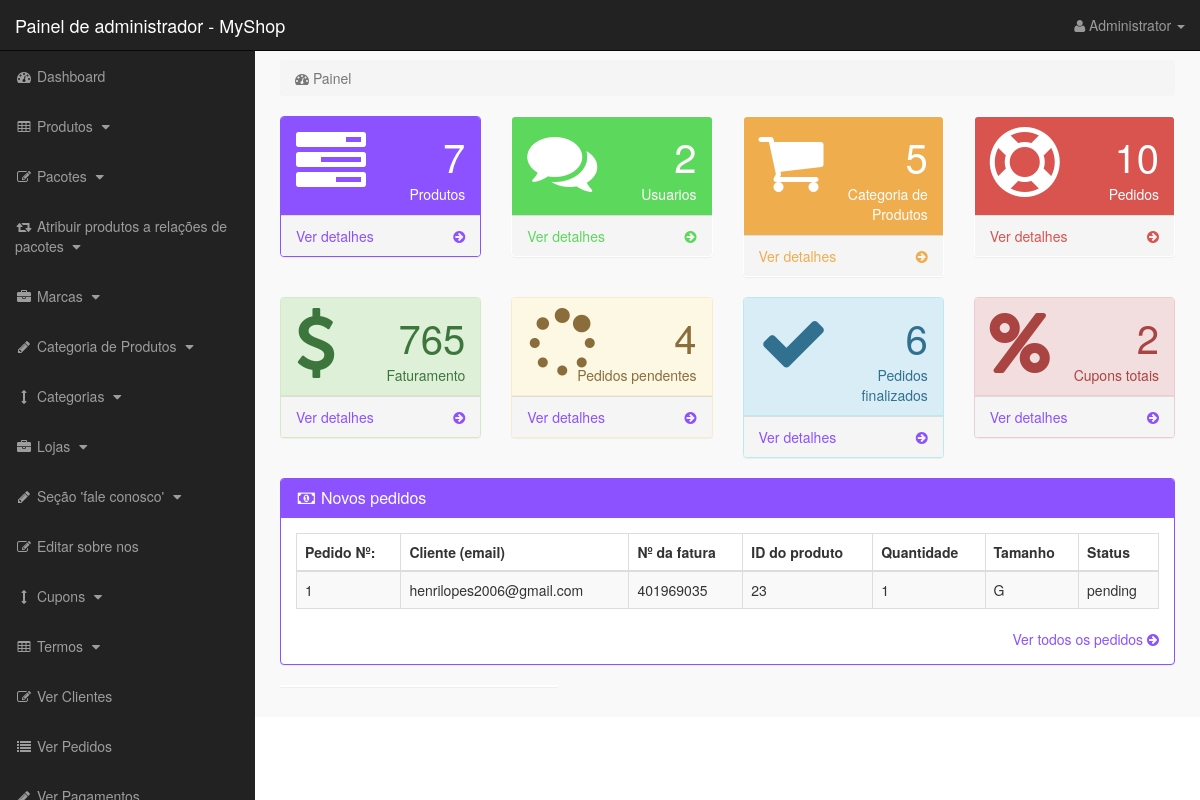
The page /admin_area/index.php?dashboard (signed in) on the database its author committed.
### tables this page shows
CREATE TABLE IF NOT EXISTS `pending_orders` (
  `order_id` int(10) NOT NULL AUTO_INCREMENT,
  `customer_id` int(10) NOT NULL,
  `invoice_no` int(10) NOT NULL,
  `product_id` text NOT NULL,
  `qty` int(10) NOT NULL,
  `size` text NOT NULL,
  `order_status` text NOT NULL,
  PRIMARY KEY (`order_id`)
);

CREATE TABLE IF NOT EXISTS `customers` (
  `customer_id` int(10) NOT NULL AUTO_INCREMENT,
  `customer_name` varchar(255) NOT NULL,
  `customer_email` varchar(255) NOT NULL,
  `customer_pass` varchar(255) NOT NULL,
  `customer_country` text NOT NULL,
  `customer_city` text NOT NULL,
  `customer_contact` varchar(255) NOT NULL,
  `customer_address` text NOT NULL,
  `customer_image` text NOT NULL,
  `customer_ip` varchar(255) NOT NULL,
  `customer_confirm_code` text NOT NULL,
  PRIMARY KEY (`customer_id`)
);

### admin_area/dashboard.php (the view, shortened to what this page needs)
<?php
if(!isset($_SESSION['admin_email'])){
echo "<script>window.open('login.php','_self')</script>";
}
else {
?>
<div class="row">
<div class="col-lg-12">
<ol class="breadcrumb">
<li class="active">
<i class="fa fa-dashboard"></i> Painel
</li>
</ol>
</div>
</div>
<div class="row">
<div class="col-lg-3 col-md-6">
<div class="panel panel-primary">
<div class="panel-heading">
<div class="row">
<div class="col-xs-3">
<i class="fa fa-tasks fa-5x"> </i>
</div>
<div class="col-xs-9 text-right">
<div class="huge"> <?php echo $count_products; ?> </div>
<div>Produtos</div>
</div>
</div>
</div>
<a href="index.php?view_products">
<div class="panel-footer">
<span class="pull-left"> Ver detalhes </span>
<span class="pull-right"> <i class="fa fa-arrow-circle-right"></i> </span>
<div class="clearfix"></div>
</div>
</a>
</div>
</div>
<div class="col-lg-3 col-md-6">
<div class="panel panel-green">
<div class="panel-heading">
<div class="row">
<div class="col-xs-3">
<i class="fa fa-comments fa-5x"> </i>
</div>
<div class="col-xs-9 text-right">
<div class="huge"> <?php echo $count_customers; ?> </div>
<div>Usuarios</div>
</div>
</div>
</div>
<a href="index.php?view_customers">
<div class="panel-footer">
<span class="pull-left"> Ver detalhes </span>
<span class="pull-right"> <i class="fa fa-arrow-circle-right"></i> </span>
<div class="clearfix"></div>
</div>
</a>
</div>
</div>
<div class="col-lg-3 col-md-6">
<div class="panel panel-yellow">
<div class="panel-heading">
<div class="row">
<div class="col-xs-3">
<i class="fa fa-shopping-cart fa-5x"> </i>
</div>
<div class="col-xs-9 text-right">
<div class="huge"> <?php echo $count_p_categories; ?> </div>
<div>Categoria de Produtos</div>
</div>
</div>
</div>
<a href="index.php?view_p_cats">
<div class="panel-footer">
<span class="pull-left"> Ver detalhes </span>
<span class="pull-right"> <i class="fa fa-arrow-circle-right"></i> </span>
<div class="clearfix"></div>
</div>
</a>
</div>
</div>
<div class="col-lg-3 col-md-6">
<div class="panel panel-red">
<div class="panel-heading">
<div class="row">
<div class="col-xs-3">
<i class="fa fa-support fa-5x"> </i>
</div>
<div class="col-xs-9 text-right">
<div class="huge"> <?php echo $count_total_orders; ?> </div>
<div>Pedidos</div>
</div>
</div>
</div>
<a href="index.php?view_orders">
<div class="panel-footer">
<span class="pull-left"> Ver detalhes </span>
<span class="pull-right"> <i class="fa fa-arrow-circle-right"></i> </span>
<div class="clearfix"></div>
</div>
</a>
</div>
</div>
</div>
<div class="row">
    <div class="col-lg-3 col-md-6">
        <div class="panel panel-success">
        <div class="panel-heading">
        <div class="row">
        <div class="col-xs-3">
        <i class="fa fa-dollar fa-5x"> </i>
        </div>
        <div class="col-xs-9 text-right">
        <div class="huge"> <?php echo $count_total_earnings ?> </div>
        <div>Faturamento</div>
        </div>
        </div>
        </div>
        <a href="index.php?view_orders">
        <div class="panel-footer">
        <span class="pull-left"> Ver detalhes </span>
        <span class="pull-right"> <i class="fa fa-arrow-circle-right"></i> </span>
        <div class="clearfix"></div>
        </div>
        </a>
        </div>
        </div>
        <div class="col-lg-3 col-md-6">
            <div class="panel panel-warning">
            <div class="panel-heading">
            <div class="row">
            <div class="col-xs-3">
            <i class="fa fa-spinner fa-5x"> </i>
            </div>
            <div class="col-xs-9 text-right">
            <div class="huge"> <?php echo $count_pending_orders ?> </div>
            <div>Pedidos pendentes</div>
            </div>
            </div>
            </div>
            <a href="index.php?view_orders">
            <div class="panel-footer">
            <span class="pull-left"> Ver detalhes </span>
            <span class="pull-right"> <i class="fa fa-arrow-circle-right"></i> </span>
            <div class="clearfix"></div>
            </div>
            </a>
            </div>
            </div>
            <div class="col-lg-3 col-md-6">
                <div class="panel panel-info">
                <div class="panel-heading">
                <div class="row">
                <div class="col-xs-3">
                <i class="fa fa-check fa-5x"> </i>
                </div>
                <div class="col-xs-9 text-right">
                <div class="huge"> <?php echo $count_completed_orders ?> </div>
                <div>Pedidos finalizados</div>
                </div>
                </div>
                </div>
                <a href="index.php?view_orders">
                <div class="panel-footer">
                <span class="pull-left"> Ver detalhes </span>
                <span class="pull-right"> <i class="fa fa-arrow-circle-right"></i> </span>
                <div class="clearfix"></div>
                </div>
                </a>
                </div>
                </div>
                <div class="col-lg-3 col-md-6">
                    <div class="panel panel-danger">
                    <div class="panel-heading">
                    <div class="row">
                    <div class="col-xs-3">
                    <i class="fa fa-percent fa-5x"> </i>
                    </div>
                    <div class="col-xs-9 text-right">
                    <div class="huge"> <?php echo $count_coupons; ?> </div>
                    <div>Cupons totais</div>
                    </div>
                    </div>
                    </div>
                    <a href="index.php?view_orders">
                    <div class="panel-footer">
                    <span class="pull-left"> Ver detalhes </span>
                    <span class="pull-right"> <i class="fa fa-arrow-circle-right"></i> </span>
                    <div class="clearfix"></div>
                    </div>
                    </a>
                    </div>
                    </div>
</div>
<div class="row" >
<div class="col-lg-12" >
<div class="panel panel-primary" >
<div class="panel-heading" >
<h3 class="panel-title" >
<i class="fa fa-money fa-fw" ></i> Novos pedidos
</h3>
</div>
<div class="panel-body" >
<div class="table-responsive" >
<table class="table table-bordered table-hover table-striped" >
<thead>
<tr>
<th>Pedido Nº:</th>
<th>Cliente (email)</th>
<th>Nº da fatura</th>
<th>ID do produto</th>
<th>Quantidade</th>
<th>Tamanho</th>
<th>Status</th>
</tr>
</thead>
<tbody>
<?php
$i = 0;
$get_order = "select * from pending_orders order by 1 DESC LIMIT 0,5";
$run_order = mysqli_query($con,$get_order);
while($row_order=mysqli_fetch_array($run_order)){
$c_id = $row_order['customer_id'];
$invoice_no = $row_order['invoice_no'];
$product_id = $row_order['product_id'];
$qty = $row_order['qty'];
$size = $row_order['size'];
$order_status = $row_order['order_status'];
$i++;
?>
<tr>
<td><?php echo $i; ?></td>
<td>
<?php
$get_customer = "select * from customers where customer_id='$c_id'";
$run_customer = mysqli_query($con,$get_customer);
$row_customer = mysqli_fetch_array($run_customer);
$customer_email = $row_customer['customer_email'];
echo $customer_email;
?>
</td>
<td><?php echo $invoice_no; ?></td>
<td><?php echo $product_id; ?></td>
<td><?php echo $qty; ?></td>
<td><?php echo $size; ?></td>
<td>
<?php
if($order_status=='pending'){
echo $order_status='pending';
}
else {
echo $order_status='Complete';
}
?>
</td>
</tr>
<?php } ?>
</tbody>
</table>
</div>
<div class="text-right" >
<a href="index.php?view_orders" >
Ver todos os pedidos <i class="fa fa-arrow-circle-right" ></i>
</a>
</div>
</div>
</div>
</div>
<div class="col-md-4">
<div class="panel">
</div>
</div>
</div>
<?php } ?>

### admin_area/includes/sidebar.php (shortened to what this page needs)
<?php
if(!isset($_SESSION['admin_email'])){
echo "<script>window.open('login.php','_self')</script>";
}
else {
?>
<nav class="navbar navbar-inverse navbar-fixed-top" >
<div class="navbar-header" >
<a class="navbar-brand" href="index.php?dashboard" >Painel de administrador - MyShop</a>
</div>
<ul class="nav navbar-right top-nav" >
<li class="dropdown" >
<a href="#" class="dropdown-toggle" data-toggle="dropdown" >
<i class="fa fa-user" ></i>
<?php echo $admin_name; ?> <b class="caret" ></b>
</a>
</li>
</ul>
<div class="collapse navbar-collapse navbar-ex1-collapse">
<ul class="nav navbar-nav side-nav">
<li>
<a href="index.php?dashboard">
<i class="fa fa-fw fa-dashboard"></i> Dashboard
</a>
</li>
<li>
<a href="#" data-toggle="collapse" data-target="#products">
<i class="fa fa-fw fa-table"></i> Produtos
<i class="fa fa-fw fa-caret-down"></i>
</a>
</li>
<li>
<a href="#" data-toggle="collapse" data-target="#bundles">
<i class="fa fa-fw fa-edit"></i> Pacotes
<i class="fa fa-fw fa-caret-down"></i>
</a>
</li>
<li>
<a href="#" data-toggle="collapse" data-target="#relations">
<i class="fa fa-fw fa-retweet"></i> Atribuir produtos a relações de pacotes
<i class="fa fa-fw fa-caret-down"></i>
</a>
</li>
<li>
<a href="#" data-toggle="collapse" data-target="#manufacturers">
<i class="fa fa-fw fa-briefcase"></i> Marcas
<i class="fa fa-fw fa-caret-down"></i>
</a>
</li>
<li>
<a href="#" data-toggle="collapse" data-target="#p_cat">
<i class="fa fa-fw fa-pencil"></i> Categoria de Produtos
<i class="fa fa-fw fa-caret-down"></i>
</a>
</li>
<li>
<a href="#" data-toggle="collapse" data-target="#cat">
<i class="fa fa-fw fa-arrows-v"></i> Categorias
<i class="fa fa-fw fa-caret-down"></i>
</a>
</li>
<li>
<a href="#" data-toggle="collapse" data-target="#store">
<i class="fa fa-fw fa-briefcase"></i> Lojas
<i class="fa fa-fw fa-caret-down"></i>
</a>
</li>
<li>
<a href="#" data-toggle="collapse" data-target="#contact_us">
<i class="fa fa-fw fa-pencil"> </i> Seção 'fale conosco'
<i class="fa fa-fw fa-caret-down"></i>
</a>
</li>
<li>
<a href="index.php?edit_about_us">
<i class="fa fa-fw fa-edit"></i> Editar sobre nos
</a>
</li>
<li>
<a href="#" data-toggle="collapse" data-target="#coupons">
<i class="fa fa-fw fa-arrows-v"></i> Cupons
<i class="fa fa-fw fa-caret-down"></i>
</a>
</li>
<li>
<a href="#" data-toggle="collapse" data-target="#terms" >
<i class="fa fa-fw fa-table"></i> Termos
<i class="fa fa-fw fa-caret-down"></i>
</a>
</li>
<li>
<a href="index.php?view_customers">
<i class="fa fa-fw fa-edit"></i> Ver Clientes
</a>
</li>
<li>
<a href="index.php?view_orders">
<i class="fa fa-fw fa-list"></i> Ver Pedidos
</a>
</li>
<li>
<a href="index.php?view_payments">
<i class="fa fa-fw fa-pencil"></i> Ver Pagamentos
</a>
</li>
</ul>
</div>
</nav>
<?php } ?>

### admin_area/css/style.css (style rules this page uses)
body { margin-top:100px; }
@media (min-width: 768px) { body { margin-top:50px; } }
.top-nav { padding:0 15px; }
.top-nav>li { display:inline-block; float:left; }
.top-nav>li>a { padding-top:15px; padding-bottom:15px; line-height:20px; color:#999; }
@media (min-width: 768px) { .side-nav { position:fixed; top:51px; width:255px; border-radius:0; overflow-y:auto; background-color: #222; bottom:0; overflow-x:hidden; padding-bottom:40px; } }
@media (min-width: 768px) { .side-nav>li>a { width:255px; } }
.huge { font-size:40px; line-height:normal; }
.panel-green > .panel-heading { color:#fff; background-color:#5cd85c; }
.panel-green > a { color:#5cd85c; }
.panel-red > .panel-heading { color:#fff; background-color:#d9534f; }
.panel-red > a { color:#d9534f; }
.panel-yellow > .panel-heading { color:#fff; background-color:#f0ad4e; }
.panel-yellow > a { color:#f0ad4e; }
.panel-body { border-radius:5px; }

### rows shown on the page
pending_orders: customer.customer_email "henrilopes2006@gmail.com", invoice_no "401969035", product "23", qty "1", size "G"

### other values the page prints
$admin_name "Administrator"
$count_products "7"
$count_customers "2"
$count_p_categories "5"
$count_total_orders "10"
$count_total_earnings "765"
$count_pending_orders "4"
$count_completed_orders "6"
$count_coupons "2"
